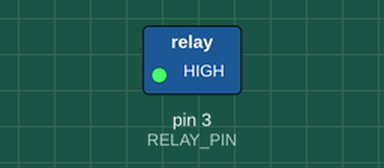
Bench run of a sketch on a simulated Arduino Uno, built with avr-gcc and run on an emulated ATmega328P. Shown: switched loads named in the sketch (green lamp = pin HIGH).

Above: at 2.5 s.
At 6.0 s:
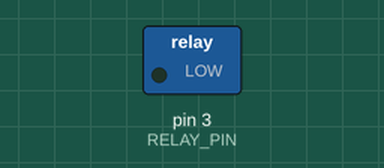
Timing chart, 0 to 9.1 s (numbered marks = the images above):
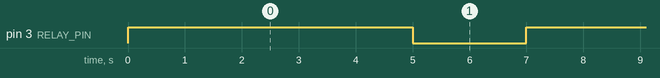

The sketch:

sketch_mar26b.ino
```cpp
const int RELAY_PIN = 3;
void setup(){
  pinMode(RELAY_PIN, OUTPUT);
}
void loop() {
  digitalWrite(RELAY_PIN, HIGH);
  delay(5000);
  digitalWrite(RELAY_PIN, LOW);
  delay(2000);
}
```

Measured:
- by itself, pin 3 (RELAY_PIN): alternates HIGH for 5.0 s and LOW for 2.0 s
